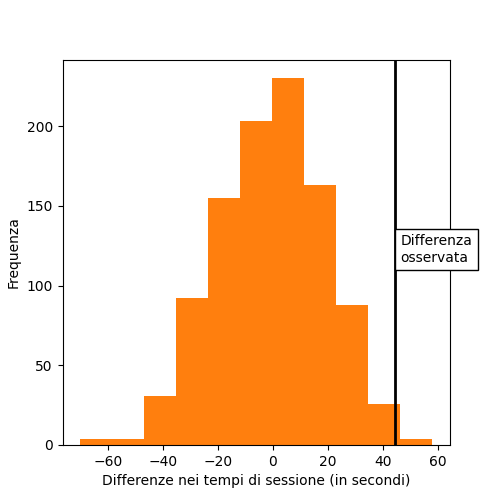

The script that drew this image:
'''
Il "Resampling" (ricampionamento) in statistica significa ripetere campionamenti di valori dai dati osservati per valutare la variabilità casuale di una statistica. Può essere utilizzato anche per migliorare l'accuratezza di alcuni modelli di machine learning. Esistono due principali procedure di ricampionamento: il bootstrap e i test di permutazione. Il bootstrap valuta l'affidabilità di una stima, mentre i test di permutazione verificano le ipotesi, tipicamente tra due o più gruppi.
'''

import numpy as np
import pandas as pd
import random
import matplotlib.pyplot as plt

# Dati di esempio: tempi di sessione per le pagine A e B
session_times = pd.DataFrame({
    'Page': ['Page A'] * 21 + ['Page B'] * 15,
    'Time': np.random.normal(200, 50, 21).tolist() + np.random.normal(235, 50, 15).tolist()
})

# Funzione per il test di permutazione
def perm_fun(x, nA, nB):
    n = nA + nB
    idx_B = set(random.sample(range(n), nB))
    idx_A = set(range(n)) - idx_B
    return x.loc[idx_B].mean() - x.loc[idx_A].mean()

# Numero di campionamenti
nA = 21
nB = 15
mean_a = session_times[session_times.Page == 'Page A'].Time.mean()
mean_b = session_times[session_times.Page == 'Page B'].Time.mean()

# Differenza osservata
observed_diff = mean_b - mean_a

# Calcolare le differenze permutate
perm_diffs = [perm_fun(session_times.Time, nA, nB) for _ in range(1000)]

# Grafico della distribuzione delle differenze permutate
fig, ax = plt.subplots(figsize=(5, 5))
ax.hist(perm_diffs, bins=11, rwidth=0.9)
ax.axvline(x=observed_diff, color='black', lw=2)
ax.text(observed_diff + 2, max(plt.hist(perm_diffs, bins=11)[0]) / 2, 'Differenza\nosservata', bbox={'facecolor': 'white'})
ax.set_xlabel('Differenze nei tempi di sessione (in secondi)')
ax.set_ylabel('Frequenza')
plt.show()

# Percentuale delle differenze permutate maggiori della differenza osservata
p_value = np.mean(perm_diffs > observed_diff)
print(f"P-value: {p_value:.3f}")
